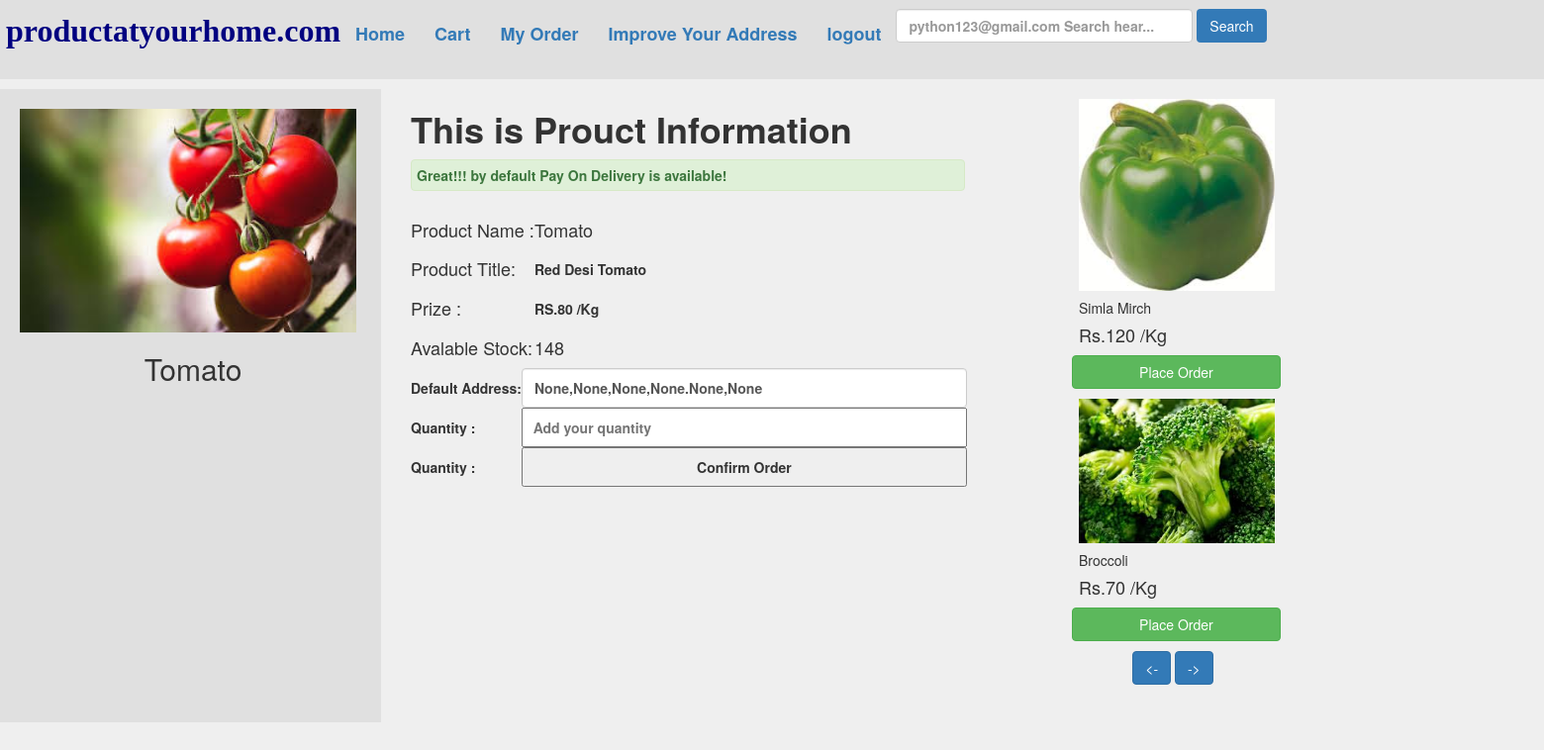
Page /order/15/?page=2 (signed in) on the committed database.
### abstractapp/models.py (models this page shows, shortened)
class User(AbstractBaseUser,PermissionsMixin):
    name=models.CharField(max_length=100)
    email=models.EmailField(_('email address'),unique=True)
    phone=models.CharField(max_length=10)
    status=models.BooleanField(default=True)
    is_staff=models.BooleanField(default=False)
    is_active =models.BooleanField(default=True)
    cuntry = models.CharField(max_length=20, null=True, blank=True)
    state=models.CharField(default= None,max_length=20,null=True, blank=True)
    city=models.CharField(max_length=20,default=None,null=True, blank=True)
    landmark = models.CharField(max_length=30, null=True, default=None, blank=True)
    road = models.CharField(max_length=50, null=True, default=None, blank=True)
    place=models.CharField(max_length=50, blank=True,null=True,default=None)
    pin=models.IntegerField(max_length=6,null=True,default=None, blank=True)
    USERNAME_FIELD = 'email'
    REQUIRED_FIELDS = ['name','phone']
    objects=CustomerUserManager()

class Product(models.Model):
    pname=models.CharField(max_length=250)
    ptitle=models.TextField(max_length=300)
    cat=models.CharField(choices=CAT_CHOISES,max_length=20)
    quantity_type=models.CharField(choices=CAT_TYPE_CHOISES,max_length=20)
    prize=models.BigIntegerField(max_length=5)
    offer=models.IntegerField(max_length=3)
    image=models.ImageField(upload_to="images",max_length=500)
    total=models.IntegerField(max_length=5)
    aval=models.IntegerField(max_length=5)

### abstractapp/views.py (the view, shortened to what this page needs)
# urls.py: path('order/<int:pid>/', views.order),
def order(request, pid):
    if request.user.is_authenticated:
        user_data = User.objects.filter(email=request.user)
        data = Product.objects.filter(id=pid)
        cat_data = Product.objects.filter(cat=data[0].cat)
        cat_data=Paginator(cat_data,2)
        page_number=request.GET.get('page')
        page_obj=cat_data.get_page(page_number)
        print(request.POST.get('update'))
        return render(request, 'all_order.html', {'data': data,"user_data":user_data,'page_obj':page_obj})
    else:
        return HttpResponse(
                    f'''<center style="color:red"><h1>You'r not authinticated..<br><h4><a href="/login">Login First!''')

### templates/all_order.html (shortened to what this page needs)
<!DOCTYPE html>
<html lang="en">
<head>
    {% extends "base.html" %}
    {% load cart %}
{% block body %}
{% for i in data %}
<div class="row" style="margin-top:10px;">
    <div class="col-sm-2" style="background:#1111;height:640px;width:400px;">
        <div style="margin-left:20px;margin-top:20px;">
            <img src="/media/{{i.image}}" alt="" height=auto width="340px">
            <center><h2><thead>{{i.pname}}</thead></h2>
        </div>
    </div>
    <div class="col-sm-3 mx-3" style="background:light ;height:280px;width:650px">
        <div class="container">
            <lable><h1><b>This is Prouct Information</b></h1></lable>
            <div class="alert alert-success" style="width:560px;padding:5px"><strong>Great!!! by default Pay On Delivery is available!</strong></div>
            <table>
                <tr>
                    <td>
                        <h4>Product Name :</h4>
                    </td>
                    <th>
                        <h4>{{i.pname}}</h4>
                    </th>
                </tr>
                 <tr>
                    <td>
                        <h4>Product Title:</h4>
                    </td>
                    <th style="margin-left:10px">
                        {{i.ptitle}}
                    </th>
                </tr>
                 <tr>
                    <td>
                        <h4>Prize :</h4>
                    </td>
                    <th>
                        RS.{{i.prize}} {{i.quantity_type}}
                    </th>
                </tr>
                 <tr>
                    <td>
                        <h4>Avalable Stock:</h4>
                    </td>
                    <th>
                        <h4>{{i.aval}}</h4>
                    </th>
                 </tr>
        </div>
        {% endfor %}
        <form action="" method="post">
            {% for i in user_data %}
         <table>
                <tr>
                    <th>
                        Default Address:
                    </th>
                    <td>
                        <input type="text" style="height:40px;width:450px" name="order_add" class="form-control" value="{{i.place}},{{i.road}},{{i.city}},{{i.state}}.{{i.cuntry}},{{i.pin}}">
                    </td>
                </tr>
                <tr>
                <th>
                    Quantity :
                </th>
                <td>
                    <input name="quantity" style="height:40px;width:450px" type="number" placeholder="  Add your quantity">
                </td>
                </tr>
                <tr>
                <th>
                    Quantity :
                </th>
                <td>
                    <input style="height:40px;width:450px" type="submit" name="confirm" value="Confirm Order" placeholder="">
                </td>
                </tr>
            </table>
        </form>
    </div>
{% endfor %}
</div>
<div class="col-sm-2 mx-3" style="background:re;height:640px;width:300px">
    {% for i in page_obj %}
    <div class="card mt-4 mx-5 shadow col d-flex justify-content-center" style="width:200px;hight:20px;margin-top:10px;margin-left:40px">
                <img src="/media/{{i.image}}" alt="Love" width="198px" height=auto>
                <div class="cord-body mb-8">
                    <p class="card-text"><h5>{{i.pname}}</h5></p>
                    <h4 class="card-title">Rs.{{i.prize}} {{i.quantity_type}}</h4>
                    <div class="card-footer row no-gutters p-0">
                     <a href="/order/{{i.id}}" style="margin-left:8px"class="btn btn-success border col-sm-11 mx-3 md-4">Place Order</a>
                     </div>
                </div>
            </div>
        {% endfor %}
    <center>
        {% if page_obj.has_previous %}
        <a href="?page={{page_obj.previous_page_number}}" class="btn btn-primary" style="margin-top:10px"><-</a>
        {% endif %}
        {% if page_obj.has_next %}
         <a href="?page={{page_obj.next_page_number}}" class="btn btn-primary" style="margin-top:10px">-></a>
        {% endif %}
    </div>
{% endblock %}

### templates/base.html (shortened to what this page needs)
<!DOCTYPE html>
<html lang="en">
<head>
  <link rel="stylesheet" href="https://maxcdn.bootstrapcdn.com/bootstrap/3.4.1/css/bootstrap.min.css">
</head>
<body style="background:#1111">
<div class="row" style="background:#1111">
    <b><nav class="navbar navbar-dark">
        <ul class="nav navbar-nav" style="margin-left:20px;font-size:large;">
            <li><div style=color:red;font-size:xx-large;font-family:mospace;color:navy;"><b>productatyourhome.com</b></div></li>
            <li><a href="/home">Home</a></li>
            <li><a href="/cart">Cart</a></li>
            <li><a href="/myorder">My Order</a></li>
            <li><a href="" type="button" data-toggle="modal" data-target="#myModal">Improve Your Address</a href=""></li>
            <li><a href="/logout">logout</a></li>
        </ul>
        <span>
                <form class="form-inline" style="margin-top:8px">
                <input class="form-control" type="search" placeholder="{{request.user}} Search hear..." aria-label="Search" style="width:300px">
                <button class="btn btn-outline-success my-2 my-sm-0 bg-primary" type="submit">Search</button>
            </form></span>
    </nav>
</div>
{% block body %}
{% endblock %}
</body>
</html>

### rows in the picture
User: user "python123@gmail.com Search hear...", order_add "None,None,None,None.None,None"
Product: image (picture), pname "Tomato", ptitle "Red Desi Tomato", prize "80", quantity_type "/Kg", aval "148"
Product: image (picture), pname "Simla Mirch", prize "120", quantity_type "/Kg"
Product: image (picture), pname "Broccoli", prize "70", quantity_type "/Kg"
